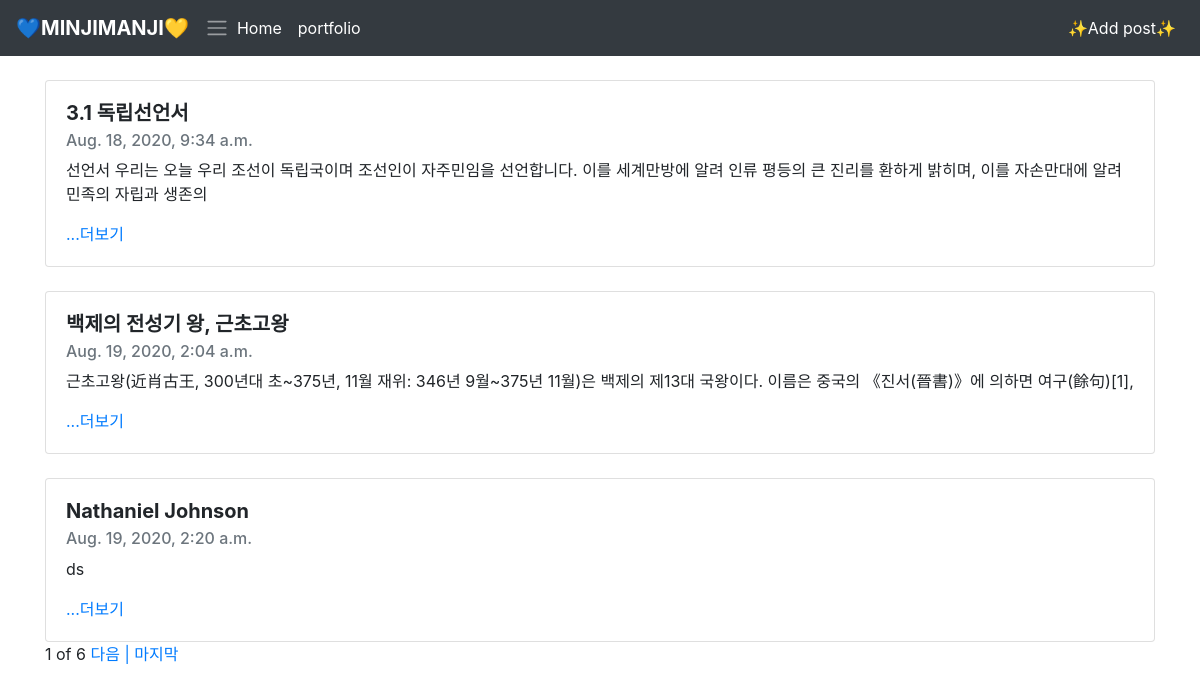
The page / on the database its author committed.
### blog/models.py (models this page shows, shortened)
class Post(models.Model):
    title = models.CharField(max_length=200)
    pub_date = models.DateTimeField('date published')
    body = models.TextField()
    def summary(self):
        return self.body[:100]

### blog/views.py (the view)
# urls.py: 2. Add a URL to urlpatterns:  path('', views.home, name='home')
def home(request):
    posts = Post.objects
    posts_list = Post.objects.all()
    paginator = Paginator(posts_list, 3)
    page = request.GET.get('page')
    posts_num = paginator.get_page(page)
    return render(request, 'home.html', {'posts':posts_num, 'blogs':posts})

### blog/templates/home.html (shortened to what this page needs)
<!DOCTYPE html>
<html lang="en">
<head>
    <link rel="stylesheet" href="//maxcdn.bootstrapcdn.com/bootstrap/4.1.1/css/bootstrap.min.css" id="bootstrap-css">
</head>
<body>
    <nav class="navbar navbar-icon-top navbar-expand-lg navbar-dark bg-dark">
        <a class="navbar-brand" href="#"><strong>💙MINJIMANJI💛</strong></a>
            <span class="navbar-toggler-icon"></span>
        <div class="collapse navbar-collapse" id="navbarSupportedContent">
            <ul class="navbar-nav mr-auto">
                <li class="nav-item active">
                    <a class="nav-link" href="#">
                        Home
                    </a>
                </li>
                <li class="nav-item active">
                    <a class="nav-link" href="{% url 'portfolio' %}">
                        portfolio
                    </a>
                </li>
            </ul>
            <ul class="navbar-nav">
                <li class="nav-item active">
                    <a class="nav-link" href="{% url 'new' %}">
                        ✨Add post✨
                    </a>
                </li>
            </ul>
        </div>
    </nav>
{% block content %}
    <div class="container">
        {% for post in posts %}
            <br>
            <div class="card">
                <div class="card-body">
                    <h5 class="card-title"><strong>{{ post.title }}</strong></h5>
                    <h6 class="card-subtitle mb-2 text-muted">{{ post.pub_date }}</h6>
                    <p class="card-text">{{ post.summary }}</p>
                    <a href = "{%url 'detail' post.id %}" id="card-link">...더보기</a>
                </div>
            </div>
        {% endfor %}
        <span> {{ posts.number }}</span>
        <span> of </span>
        <span> {{ posts.paginator.num_pages }}</span>
        {%if posts.has_next%}
        <a href="?page={{posts.next_page_number}}"> 다음 | </a>
        <a href="?page={{posts.paginator.num_pages}}">마지막</a>
        {%endif%}
    </div>
{% endblock %}
<br>
</body>
</html>

### rows shown on the page
Post: title "3.1 독립선언서", pub_date "Aug. 18, 2020, 9:34 a.m.", summary "선언서 우리는 오늘 우리 조선이 독립국이며 조선인이 자주민임을 선언합니다. 이를 세계만방에 알려 인류 평등의 큰 진리를 환하게 밝히며, 이를 자손만대에 알려 민족의 자립과 생존의"
Post: title "백제의 전성기 왕, 근초고왕", pub_date "Aug. 19, 2020, 2:04 a.m.", summary "근초고왕(近肖古王, 300년대 초~375년, 11월 재위: 346년 9월~375년 11월)은 백제의 제13대 국왕이다. 이름은 중국의 《진서(晉書)》에 의하면 여구(餘句)[1],"
Post: title "Nathaniel Johnson", pub_date "Aug. 19, 2020, 2:20 a.m.", summary "ds"

### other values the page prints
{{ posts.number }} "1"
{{ posts.paginator.num_pages }} "6"
